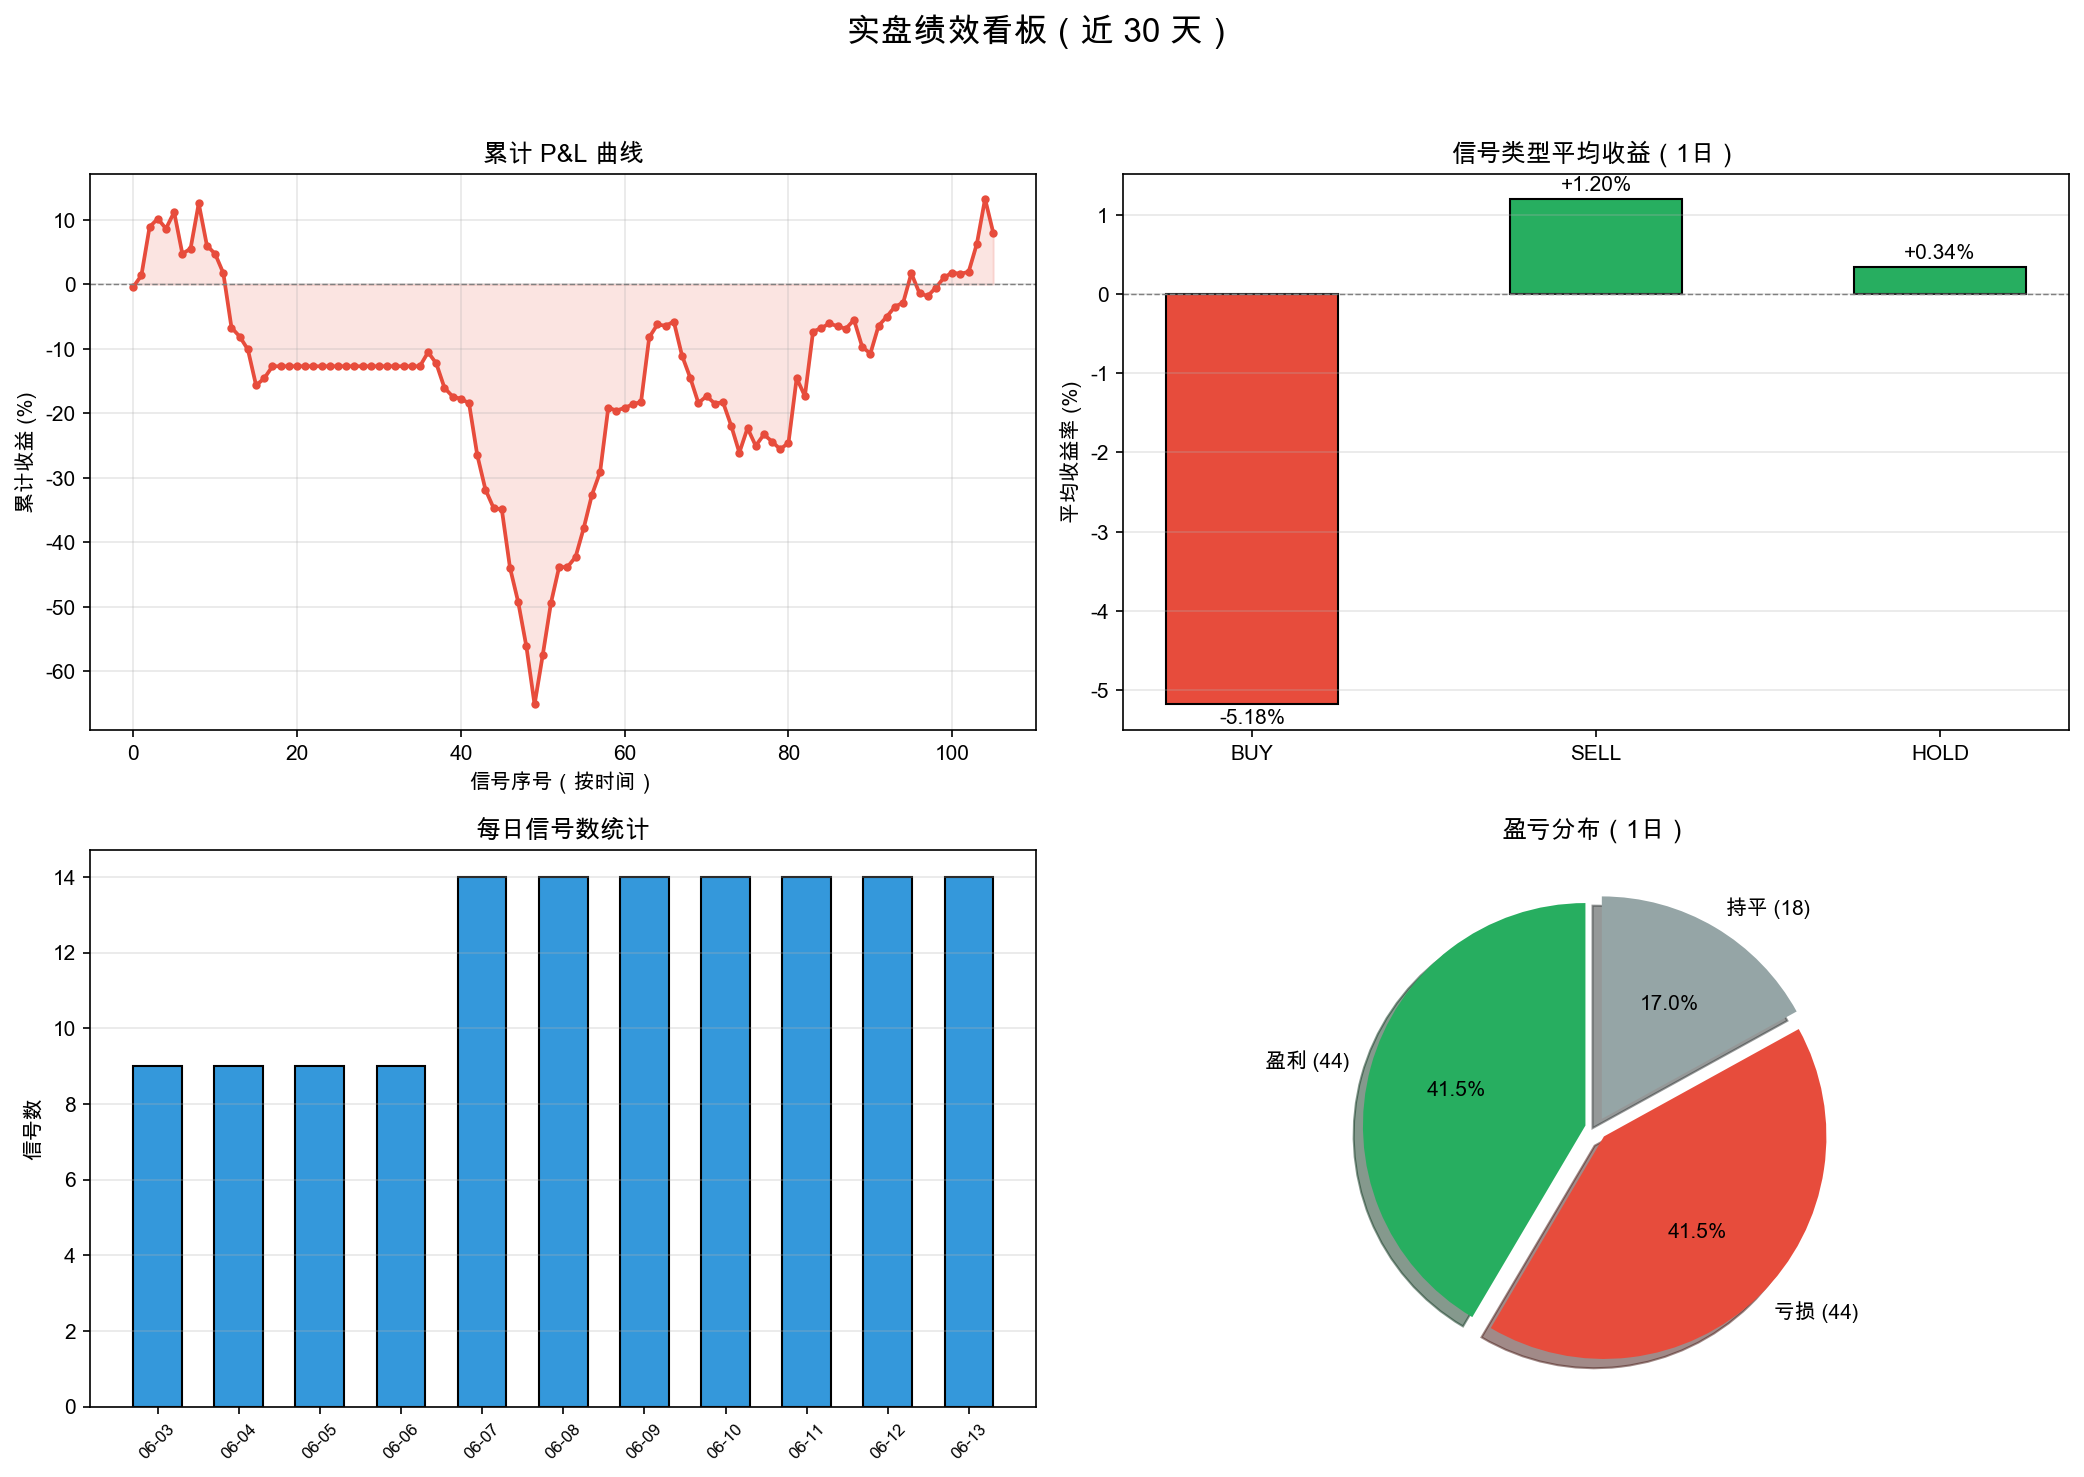

Generate this figure with Python:
"""实盘绩效看板 — 图表 + Markdown 文本摘要

功能:
  1. generate_performance_chart(days=30) — 生成 P&L 图表 PNG
  2. generate_report_text() — 生成 Markdown 文本摘要
  3. cmd_perf_report() — 调用生成图表并 print 文本摘要
"""
from datetime import date, timedelta
from collections import defaultdict
from typing import Optional

from db import get_conn, get_signal_performance, get_recent_signals

CHART_PATH = "/Users/mac/workspace/SerenityMonitor/performance_report.png"


# ---------------------------------------------------------------------------
# 辅助: 将 STRONG_BUY → BUY, STOP_LOSS → SELL
# ---------------------------------------------------------------------------
def _normalize_action(action: str) -> str:
    """将动作归一化为 BUY / SELL / HOLD 三大类"""
    if action in ("STRONG_BUY",):
        return "BUY"
    if action in ("STOP_LOSS",):
        return "SELL"
    return action  # BUY / SELL / HOLD 保持原样


# ---------------------------------------------------------------------------
# 1. 生成 P&L 图表
# ---------------------------------------------------------------------------
def generate_performance_chart(days: int = 30) -> Optional[str]:
    """生成四子图 P&L 图表，保存到 performance_report.png。
    图表生成失败时优雅降级（返回 None），成功返回图片路径。
    """
    try:
        import matplotlib
        matplotlib.use("Agg")
        import matplotlib.pyplot as plt
        import numpy as np

        # ---- 中文 Fallback 字体 ----
        plt.rcParams["font.sans-serif"] = [
            "Arial Unicode MS", "Heiti SC", "PingFang SC",
        ]
        plt.rcParams["axes.unicode_minus"] = False

    except ImportError:
        print("[绩效看板] matplotlib 不可用，跳过图表生成")
        return None

    try:
        # ================================================================
        # 数据准备
        # ================================================================
        sig_perf = get_signal_performance(days)
        recent_sigs = get_recent_signals(code=None, days=days, limit=200)

        # ---- 1) 按时间排序的信号（用于累计 P&L）----
        signals_sorted = sorted(
            recent_sigs,
            key=lambda r: (r.get("date", ""), r.get("time", "")),
        )
        # 过滤出有 outcome_1d 的记录
        pnl_signals = [
            s for s in signals_sorted
            if s.get("outcome_1d") is not None
        ]
        cumulative = []
        running = 0.0
        for s in pnl_signals:
            running += s["outcome_1d"]
            cumulative.append(running)

        # ---- 2) 按归一化 action 分组收集 avg_return（用于柱状图）----
        action_returns: dict[str, list[float]] = defaultdict(list)
        for s in recent_sigs:
            val = s.get("outcome_1d")
            if val is not None:
                act = _normalize_action(s.get("action", ""))
                action_returns[act].append(val)

        bar_actions = ["BUY", "SELL", "HOLD"]
        bar_avgs = []
        for a in bar_actions:
            vals = action_returns.get(a, [])
            bar_avgs.append(round(sum(vals) / len(vals), 2) if vals else 0)

        # ---- 3) 每日信号数（用于左下柱状图）----
        daily_counts: dict[str, int] = defaultdict(int)
        for s in signals_sorted:
            daily_counts[s.get("date", "")] += 1
        daily_dates = sorted(daily_counts.keys())
        daily_vals = [daily_counts[d] for d in daily_dates]

        # ---- 4) 盈亏分布（用于右下饼图）----
        win = sum(1 for s in pnl_signals if s["outcome_1d"] > 0)
        lose = sum(1 for s in pnl_signals if s["outcome_1d"] <= 0)
        flat = sum(1 for s in pnl_signals if s["outcome_1d"] == 0)

        # ================================================================
        # 绘图
        # ================================================================
        fig, axes = plt.subplots(2, 2, figsize=(14, 10))
        fig.suptitle(f"实盘绩效看板（近 {days} 天）", fontsize=16, fontweight="bold")

        # ---- 左上：累计 P&L 曲线 ----
        ax1 = axes[0, 0]
        if cumulative:
            x = range(len(cumulative))
            ax1.plot(x, cumulative, color="#E74C3C", linewidth=1.8, marker="o", markersize=3)
            ax1.fill_between(x, cumulative, alpha=0.15, color="#E74C3C")
        ax1.set_title("累计 P&L 曲线", fontsize=12)
        ax1.set_xlabel("信号序号（按时间）")
        ax1.set_ylabel("累计收益 (%)")
        ax1.axhline(y=0, color="gray", linestyle="--", linewidth=0.7)
        ax1.grid(True, alpha=0.3)

        # ---- 右上：按信号类型分组柱状图 ----
        ax2 = axes[0, 1]
        colors_bar = ["#27AE60" if v >= 0 else "#E74C3C" for v in bar_avgs]
        ax2.bar(bar_actions, bar_avgs, color=colors_bar, width=0.5, edgecolor="black")
        for i, v in enumerate(bar_avgs):
            y_pos = v + 0.05 if v >= 0 else v - 0.05
            ax2.text(i, y_pos, f"{v:+.2f}%", ha="center", va="bottom" if v >= 0 else "top",
                     fontsize=10, fontweight="bold")
        ax2.set_title("信号类型平均收益（1日）", fontsize=12)
        ax2.set_ylabel("平均收益率 (%)")
        ax2.axhline(y=0, color="gray", linestyle="--", linewidth=0.7)
        ax2.grid(True, axis="y", alpha=0.3)

        # ---- 左下：每日信号数 ----
        ax3 = axes[1, 0]
        if daily_dates:
            short_dates = [d[-5:] for d in daily_dates]  # 只显示 MM-DD
            ax3.bar(range(len(daily_dates)), daily_vals, color="#3498DB", width=0.6, edgecolor="black")
            ax3.set_xticks(range(len(daily_dates)))
            ax3.set_xticklabels(short_dates, rotation=45, fontsize=8)
        ax3.set_title("每日信号数统计", fontsize=12)
        ax3.set_ylabel("信号数")
        ax3.grid(True, axis="y", alpha=0.3)

        # ---- 右下：盈亏分布饼图 ----
        ax4 = axes[1, 1]
        pie_labels = []
        pie_sizes = []
        pie_colors = []
        explode = []
        if win > 0:
            pie_labels.append(f"盈利 ({win})")
            pie_sizes.append(win)
            pie_colors.append("#27AE60")
            explode.append(0.05)
        if lose - flat > 0:
            pie_labels.append(f"亏损 ({lose - flat})")
            pie_sizes.append(lose - flat)
            pie_colors.append("#E74C3C")
            explode.append(0.05)
        if flat > 0:
            pie_labels.append(f"持平 ({flat})")
            pie_sizes.append(flat)
            pie_colors.append("#95A5A6")
            explode.append(0.05)

        if pie_sizes:
            ax4.pie(
                pie_sizes, labels=pie_labels, autopct="%1.1f%%",
                colors=pie_colors, explode=explode,
                startangle=90, shadow=True,
                textprops={"fontsize": 10},
            )
        ax4.set_title("盈亏分布（1日）", fontsize=12)

        plt.tight_layout(rect=[0, 0, 1, 0.95])
        plt.savefig(CHART_PATH, dpi=150, bbox_inches="tight")
        plt.close(fig)

        print(f"[绩效看板] 图表已保存: {CHART_PATH}")
        return CHART_PATH

    except Exception as e:
        print(f"[绩效看板] 图表生成失败: {e}")
        # 尝试关闭可能残留的 figure
        try:
            import matplotlib.pyplot as plt
            plt.close("all")
        except Exception:
            pass
        return None


# ---------------------------------------------------------------------------
# 2. 生成 Markdown 文本摘要
# ---------------------------------------------------------------------------
def generate_report_text(days: int = 30) -> str:
    """生成纯文本 Markdown 绩效摘要（不含图表）"""
    try:
        perf = get_signal_performance(days)
        recent = get_recent_signals(code=None, days=days, limit=200)

        lines = []
        lines.append(f"## 📊 实盘绩效看板（近 {days} 天）")
        lines.append("")

        total_signals = sum(v["count"] for v in perf.values())
        lines.append(f"- **总信号数**: {total_signals}")
        lines.append("")

        # ---- 信号类型统计 ----
        lines.append("### 按信号类型统计")
        lines.append("")
        header = f"  {'类型':<12} {'数量':>5} {'1D命中率':>8} {'1D均收益':>9} {'3D命中率':>8} {'3D均收益':>9}"
        lines.append(header)
        lines.append(f"  {'─' * len(header)}")
        for action in sorted(perf.keys()):
            d = perf[action]
            n = d["count"]
            o = d.get("outcomes", {})
            h1 = o.get("outcome_1d", {}).get("hit_rate", None)
            a1 = o.get("outcome_1d", {}).get("avg_return", None)
            h3 = o.get("outcome_3d", {}).get("hit_rate", None)
            a3 = o.get("outcome_3d", {}).get("avg_return", None)

            def fmt(v, suffix=""):
                if v is None:
                    return "   N/A"
                return f"{v:>5.1f}{suffix}" if isinstance(v, (int, float)) else "   N/A"

            lines.append(
                f"  {action:<12} {n:>5} {fmt(h1, '%'):>8} {fmt(a1, '%'):>9}"
                f" {fmt(h3, '%'):>8} {fmt(a3, '%'):>9}"
            )

        lines.append("")

        # ---- BUY 合并统计 ----
        buy_count = sum(
            v["count"] for k, v in perf.items()
            if k in ("BUY", "STRONG_BUY")
        )
        lines.append(f"### BUY+STRONG_BUY 合并")
        lines.append(f"- 总买入信号: {buy_count}")
        lines.append("")

        # ---- 每日信号密度 ----
        daily_count = defaultdict(int)
        for s in recent:
            daily_count[s.get("date", "")] += 1
        if daily_count:
            lines.append("### 每日信号密度")
            lines.append("")
            for dt in sorted(daily_count.keys()):
                n = daily_count[dt]
                bar = "█" * min(n, 30)
                lines.append(f"  {dt}: {bar} {n}")
            lines.append("")

        # ---- 胜率概览 ----
        total_1d = 0
        total_1d_hits = 0
        for d in perf.values():
            o = d.get("outcomes", {}).get("outcome_1d")
            if o:
                total_1d += o["count"]
                total_1d_hits += o["count"] * o["hit_rate"] / 100

        if total_1d > 0:
            win_rate = round(total_1d_hits / total_1d * 100, 1)
            lines.append(f"### 总览")
            lines.append(f"- **综合 1 日命中率**: {win_rate}%")
            lines.append(f"- **统计样本数**: {total_1d}")
            lines.append(f"- **统计周期**: 近 {days} 天")

        return "\n".join(lines)

    except Exception as e:
        return f"生成文本报告出错: {e}"


# ---------------------------------------------------------------------------
# 3. CLI 入口
# ---------------------------------------------------------------------------
def cmd_perf_report(days: int = 30):
    """生成图表 + 打印文本摘要"""
    # 尝试生成图表
    chart_path = generate_performance_chart(days=days)

    # 打印文本摘要
    text = generate_report_text(days=days)
    print(text)

    # 如果图表生成成功，告知路径
    if chart_path:
        print(f"\n📈 图表已同步生成: {chart_path}")
        print(f"   MEDIA:{chart_path}")


if __name__ == "__main__":
    cmd_perf_report()
